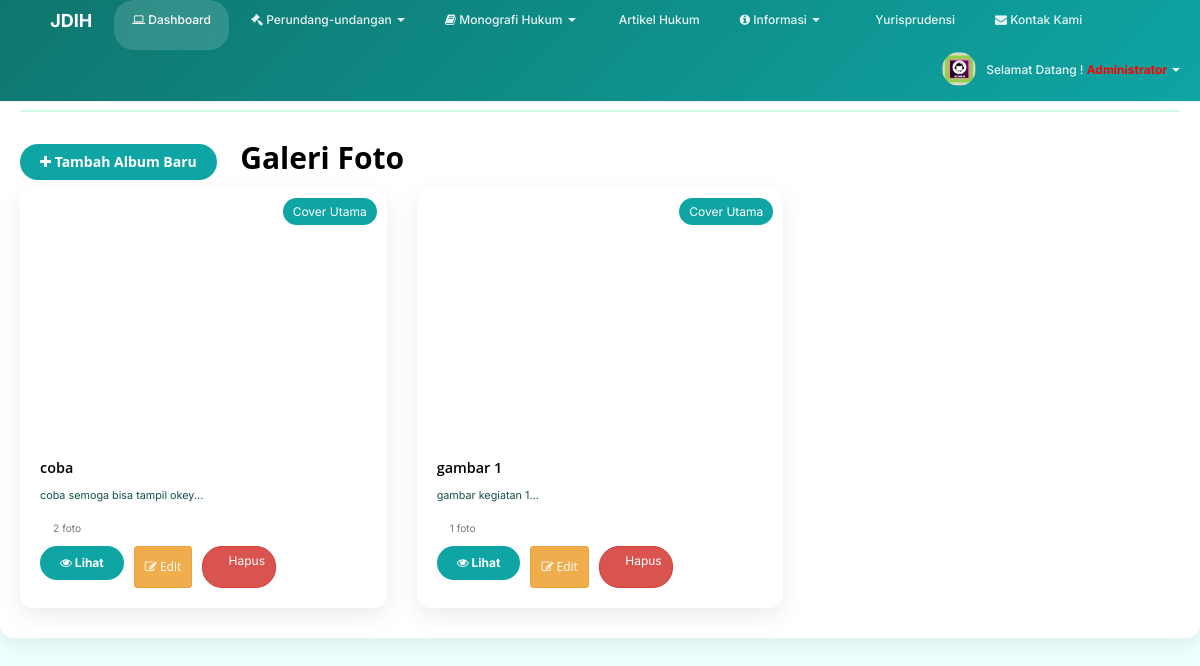
Screenshot of /panel_control/index.php?page=galeri (signed in) with the database file from the repository.
### tables this page shows
CREATE TABLE `galeri_foto` (
  `id` int(11) NOT NULL,
  `tipe` enum('album','foto') NOT NULL,
  `parent_id` int(11) DEFAULT NULL,
  `judul` varchar(255) NOT NULL,
  `deskripsi` text DEFAULT NULL,
  `url_gambar` varchar(500) NOT NULL,
  `urutan` int(11) DEFAULT 0,
  `is_cover` tinyint(1) DEFAULT 0,
  `tanggal_dibuat` timestamp NULL DEFAULT current_timestamp(),
  `tanggal_diperbarui` timestamp NULL DEFAULT current_timestamp() ON UPDATE current_timestamp()
);

### panel_control/galeri.php (the view, shortened to what this page needs)
<?php
require_once 'a_db.php';
$album_id = isset($_GET['album']) ? intval($_GET['album']) : 0;
?>
<!DOCTYPE html>
<html lang="id">
<head>
    <link href="css/bootstrap.css" rel="stylesheet" />
    <link href="css/bootstrap-overrides.css" type="text/css" rel="stylesheet" />
    <link rel="stylesheet" type="text/css" href="css/theme/default.css" />
    <link rel="stylesheet" type="text/css" href="css/font-awesome.css" />
    <link rel="stylesheet" type="text/css" href="css/elements/dataTables.bootstrap.css" />
    <link rel="stylesheet" type="text/css" href="css/elements/tables.css" />
    <link rel="stylesheet" type="text/css" href="css/elements/form.css" />
</head>
<body>
<div class="galeri-container">
    <div class="row mb-3">
        <div class="col-md-12">
            <?php if ($album_id > 0): ?>
                <?php
                $album_info = $koneksi->query("SELECT judul FROM galeri_foto WHERE id = $album_id");
                $album = $album_info->fetch_assoc();
                ?>
                <a href="?page=galeri" class="btn btn-default">
                    <i class="fa fa-arrow-left"></i> Kembali ke Album
                </a>
                <button class="btn btn-custom" data-toggle="modal" data-target="#modalTambahFoto">
                    <i class="fa fa-plus"></i> Tambah Foto
                </button>
                <button class="btn btn-warning" data-toggle="modal" data-target="#modalEditAlbum"
                    onclick="editAlbum(<?php echo $album_id; ?>)">
                    <i class="fa fa-edit"></i> Edit Album
                </button>
                <h3 style="display: inline-block; margin-left: 20px; color: var(--d);">
                    <?php echo $album['judul']; ?>
                </h3>
            <?php else: ?>
                <button class="btn btn-custom" data-toggle="modal" data-target="#modalTambahAlbum">
                    <i class="fa fa-plus"></i> Tambah Album Baru
                </button>
                <h2 style="display: inline-block; margin-left: 20px; color: var(--d);">
                    Galeri Foto
                </h2>
            <?php endif; ?>
        </div>
    </div>
    <div class="row">
        <?php if ($album_id == 0): ?>
            <?php
            $sql_albums = "SELECT * FROM galeri_foto WHERE tipe = 'album' ORDER BY tanggal_dibuat DESC";
            $result_albums = $koneksi->query($sql_albums);
            if ($result_albums->num_rows > 0):
                while($album = $result_albums->fetch_assoc()):
                    $album_id_album = $album['id'];
                    $sql_count = "SELECT COUNT(*) as total FROM galeri_foto WHERE parent_id = $album_id_album";
                    $result_count = $koneksi->query($sql_count);
                    $count = $result_count->fetch_assoc();
            ?>
            <div class="col-md-4">
                <div class="album-card">
                    <div class="album-cover" style="background-image: url('<?php echo $album['url_gambar'] ?: 'img/default-cover.jpg'; ?>')">
                        <?php if ($album['is_cover']): ?>
                        <span style="position: absolute; top: 10px; right: 10px; background: var(--c); color: white; padding: 5px 10px; border-radius: 20px; font-size: 12px;">
                            Cover Utama
                        </span>
                        <?php endif; ?>
                    </div>
                    <div class="album-info">
                        <h3 class="album-title"><?php echo $album['judul']; ?></h3>
                        <p class="album-desc"><?php echo substr($album['deskripsi'], 0, 100) . '...'; ?></p>
                        <p><small class="text-muted">
                            <i class="fa fa-images"></i> <?php echo $count['total']; ?> foto
                        </small></p>
                        <div class="album-actions">
                            <a href="?page=galeri&album=<?php echo $album['id']; ?>" class="btn btn-sm btn-custom">
                                <i class="fa fa-eye"></i> Lihat
                            </a>
                            <button class="btn btn-sm btn-warning" onclick="editAlbum(<?php echo $album['id']; ?>)">
                                <i class="fa fa-edit"></i> Edit
                            </button>
                            <a href="?page=galeri&hapus=<?php echo $album['id']; ?>"
                               class="btn btn-sm btn-danger"
                               onclick="return confirm('Hapus album ini beserta semua fotonya?')">
                                <i class="fa fa-trash"></i> Hapus
                            </a>
                        </div>
                    </div>
                </div>
            </div>
            <?php endwhile; endif; ?>
        <?php endif; ?>
    </div>
</div>
</body>
</html>

### panel_control/css/theme/default.css (style rules this page uses)
body { font-family: 'Open Sans', sans-serif; background-color: #252d3a; position: relative; margin: 0px; font-size: 12px; padding: 0px; }
a { color: #43aea8; text-decoration: none; }
h1, h2, h3, h4, h5 { margin: 0; line-height: inherit; color: #29323d; }

### panel_control/css/elements/form.css (style rules this page uses)
.btn-custom { color: #fff; background: #a7b2be; position: relative; border-width: 0; font-weight: 700; padding: 9px 12px; margin:0 0 8px 0; }

### panel_control/content.php (style rules this page uses)
:root { --c:#0ea5a4; --d:#0f766e; --bg:#f0fdfa; --w:#fff; --t:#134e4a; --b:#d1fae5; --r:14px; --s:0 8px 24px rgba(0,0,0,.08); }
* { font-family:Inter,sans-serif }
body { background:var(--bg);color:var(--t);padding-top:70px }
body, .content, #pad-wrapper { background-image:none!important; }

### panel_control/header.php (style rules this page uses)
:root { --c:#0ea5a4; --d:#0f766e; --bg:#f0fdfa; --w:#fff; --t:#134e4a; --b:#d1fae5; --r:14px; --s:0 8px 24px rgba(0,0,0,.08); }
* { font-family:Inter,sans-serif }
body { background:var(--bg);color:var(--t);padding-top:70px }
body, .content, #pad-wrapper { background-image:none!important; }

### panel_control/galeri.php (style rules this page uses)
:root { --c:#0ea5a4; --d:#0f766e; --bg:#f0fdfa; --w:#fff; --t:#134e4a; --b:#d1fae5; --r:14px; --s:0 8px 24px rgba(0,0,0,.08); }
* { font-family:Inter,sans-serif }
.galeri-container { margin-top: 20px; }
.album-card { background: var(--w); border-radius: var(--r); box-shadow: var(--s); margin-bottom: 30px; overflow: hidden; transition: transform 0.3s; }
.album-cover { height: 250px; background-size: cover; background-position: center; position: relative; }
.album-info { padding: 20px; }
.album-title { color: var(--d); font-weight: 600; margin-bottom: 10px; font-size: 1.2em; }
.album-desc { color: var(--t); margin-bottom: 15px; font-size: 0.9em; line-height: 1.5; }
.album-actions { display: flex; gap: 10px; }
.btn-custom { background: var(--c); color: white; border: none; border-radius: 20px; padding: 8px 20px; }
.btn-danger { border-radius: 20px; }

### rows the page displays
galeri_foto: is_cover "Cover Utama", judul "coba", deskripsi "coba semoga bisa tampil okey", total "2"
galeri_foto: is_cover "Cover Utama", judul "gambar 1", deskripsi "gambar kegiatan 1", total "1"

### other values shown
$_SESSION['name_lengkap'] "Administrator"
